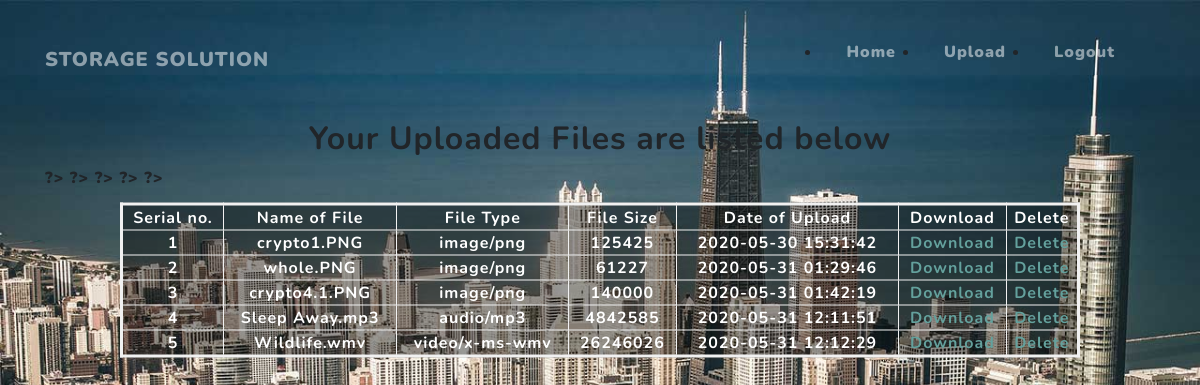
The page /viewfile.php (signed in) on the database its author committed.
### tables this page shows
CREATE TABLE `userfiles` (
  `FileID` int(6) NOT NULL COMMENT '000001',
  `FilePath` varchar(255) NOT NULL,
  `FileName` varchar(100) NOT NULL,
  `FileType` varchar(100) NOT NULL,
  `FileSize` int(255) NOT NULL,
  `DateUploaded` timestamp NOT NULL DEFAULT current_timestamp(),
  `username` varchar(255) NOT NULL
);

### viewfile.php (the view, shortened to what this page needs)
<?php
  if(isset($_SESSION['username']))
	{
		$user=$_SESSION['username'];
	}
?>
<html>
<head>
	<link href="vendor/bootstrap/css/bootstrap.min.css" rel="stylesheet">
<link href="vendor/fontawesome-free/css/all.min.css" rel="stylesheet">
<link href="css/cloud.css" rel="stylesheet">
</head>
<body>
<nav class="navbar navbar-expand-lg navbar-light fixed-top" id="mainNav">
    <div class="container">
      <a class="navbar-brand js-scroll-trigger" href="#page-top"><b>STORAGE SOLUTION<b></a>
      <div class="collapse navbar-collapse" id="navbarResponsive">
      		<ul class="navbar" >
		        <div><li>
               		 <a class="nav-link js-scroll-trigger" href="index.php">Home</a>
                </li></div>
                <div><li>
                	<a class="nav-link js-scroll-trigger" href="upload.html">Upload</a>
                </li></div>
            	<div><li>
                	<a class="nav-link js-scroll-trigger" href="index.php?logout='1'">Logout</a>
                </li></div>
          	</ul>
      </div>
    </div>
  </nav>
<div class="container" >
	<div>
		<div>
			<br><br><br><br><br>
		</div>
	</div>
	<center><h2><b>Your Uploaded Files are listed below<b></h2></center>
		<table class="bg-text" border="7px" align="center">
	  <thead>
		<tr>
			<th>Serial no.</th>
			<th>Name of File</th>
			<th>File Type</th>
			<th>File Size</th>
			<th>Date of Upload</th>
			<th>Download</th>
			<th>Delete</th>
		</tr>
	  </thead>
	  <tbody>
		<?php
			$conn = mysqli_connect("localhost","root","","cloudstorage") or die("Cant connect to database");
			$query = "select * from userfiles where username='$user'";
			$result = mysqli_query($conn, $query);
			$i=1;
			while ($row = mysqli_fetch_array($result))
				{?>
					<tr>
						<td><?php echo $i++;?></td>
						<td><?php echo $row['FileName'];?></td>
						<td><?php echo $row['FileType'];?></td>
						<td><?php echo $row['FileSize'];?></td>
						<td><?php echo $row['DateUploaded'];?></td>
						<td><a href="uploads/<?php echo $row['FileName']; ?>" download >Download</a></td>
						<td><a href="deletefile.php?del=<?php echo $row['FileName']; ?>">Delete </a><br></td>
					</tr>
			<?php  }   ?>
		</tbody>
	</table>
</div>
</body>
</html>

### css/cloud.css (style rules this page uses)
#mainNav { min-height: 56px; background-color: #fff; }
#mainNav .navbar-brand { color: #161616; font-weight: 700; padding: .9rem 0; }
@media (min-width: 992px) { #mainNav { padding-top: 0; padding-bottom: 0; border-bottom: none; background-color: transparent; transition: background-color 0.3s ease-in-out; } }
@media (min-width: 992px) { #mainNav .navbar-brand { padding: .5rem 0; color: rgba(255, 255, 255, 0.5); } }
@media (min-width: 992px) { #mainNav .nav-link { transition: none; padding: 2rem 1.5rem; color: rgba(255, 255, 255, 0.5); } }
body { font-family: 'Nunito'; letter-spacing: 0.0625em; }
a { color: #64a19d; }

### viewfile.php (style rules this page uses)
body { background-image: url(images/bg-01.jpg); background-repeat: no-repeat; background-size: cover; }
.bg-text { background-color: rgb(0,0,0); background-color: rgba(0,0,0, 0.4); color: white; font-weight: bold; border: 3px solid #f1f1f1; position: absolute; top: 35%; left: 50%; transform: translate(-50%, -50%); z-index: 2; width: 80%; padding: 20px; text-align: center; }

### rows shown on the page
userfiles: FileName "crypto1.PNG", FileType "image/png", FileSize "125425", DateUploaded "2020-05-30 15:31:42"
userfiles: FileName "whole.PNG", FileType "image/png", FileSize "61227", DateUploaded "2020-05-31 01:29:46"
userfiles: FileName "crypto4.1.PNG", FileType "image/png", FileSize "140000", DateUploaded "2020-05-31 01:42:19"
userfiles: FileName "Sleep Away.mp3", FileType "audio/mp3", FileSize "4842585", DateUploaded "2020-05-31 12:11:51"
userfiles: FileName "Wildlife.wmv", FileType "video/x-ms-wmv", FileSize "26246026", DateUploaded "2020-05-31 12:12:29"
